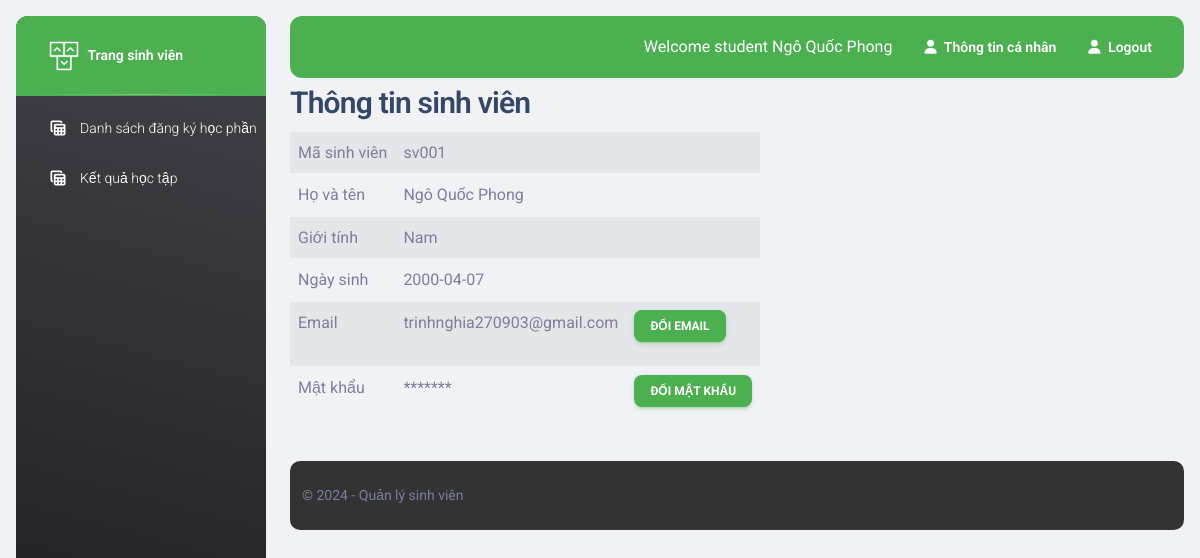
The page /qldiemsinhvien/student/user_info.php (signed in) on the database its author committed.
### tables this page shows
CREATE TABLE `user` (
  `username` varchar(10) NOT NULL,
  `password` varchar(255) NOT NULL,
  `name` varchar(255) NOT NULL,
  `gender` varchar(10) NOT NULL,
  `dateofbirth` date NOT NULL,
  `email` varchar(255) NOT NULL,
  `role` varchar(255) NOT NULL,
  `token` varchar(255) DEFAULT NULL
);

### qldiemsinhvien/class/Db.php (called while the page is built, shortened)
<?php
class Db {
    public static $conn = null;
    function __construct()
    {
        Db::$conn = new PDO('mysql:host=' . HOST . '; dbname=' . DB, U, P);
        Db::$conn->query('set names utf8');
    }
    function selectQuery($sql, $params=[]) {
        $stm = Db::$conn->prepare($sql);
        $stm->execute($params);
        return $stm->fetchAll(PDO::FETCH_OBJ);
    }
}

### qldiemsinhvien/class/user.php (called while the page is built, shortened)
<?php
class user extends Db {
    function get($id) {
        $sql = "select * from user where username = ?";
        $arr = [$id];
        return $this->selectQuery($sql, $arr);
    }
}

### qldiemsinhvien/student/user_info.php (the view, shortened to what this page needs)
<?php
$user = new user();
$data = $user->get($_SESSION['login'][1]);
?>
<?php include '../student/includes/header.php' ?>
<body class="g-sidenav-show  bg-gray-200">
<?php include '../student/includes/aside.php' ?>
<main class="main-content position-relative max-height-vh-100 h-100 border-radius-lg ">
<?php include '../student/includes/nav_top.php' ?>
<div class="container-fluid py-1 px-3">
    <h3>Thông tin sinh viên</h3>
    <div style="width: 50%">
        <table class="table table-striped">
            <tr>
                <td style="width: 40%">Mã sinh viên</td>
                <td><?php echo $data[0]->username ?></td>
                <td></td>
            </tr>
            <tr>
                <td style="width: 40%">Họ và tên</td>
                <td><?php echo $data[0]->name ?></td>
                <td></td>
            </tr>
            <tr>
                <td style="width: 40%">Giới tính</td>
                <td><?php echo $data[0]->gender ?></td>
                <td></td>
            </tr>
            <tr>
                <td style="width: 40%">Ngày sinh</td>
                <td><?php echo $data[0]->dateofbirth ?></td>
                <td></td>
            </tr>
            <tr>
                <td style="width: 40%">Email</td>
                <td><?php echo $data[0]->email ?></td>
                <td>
                    <a class="btn btn-success btn-sm" href="change_email.php?id=<?php echo $data[0]->username ?>">Đổi Email</a>
                </td>
            </tr>
            <tr>
                <td style="width: 40%">Mật khẩu</td>
                <td>*******</td>
                <td>
                    <a class="btn btn-success btn-sm" href="change_password.php?id=<?php echo $data[0]->username ?>">Đổi mật khẩu</a>
                </td>
            </tr>
        </table>
    </div>
</div>
<?php include '../teacher/includes/footer.php' ?>

### qldiemsinhvien/student/includes/header.php (style rules this page uses)
body { display: flex; flex-direction: column; min-height: 100vh; margin: 0; }
main { flex: 1; }

### rows shown on the page
user: username "sv001", name "Ngô Quốc Phong", gender "Nam", dateofbirth "2000-04-07", email "trinhnghia270903@gmail.com"

### other values the page prints
$_SESSION['login'][2] "Ngô Quốc Phong"
